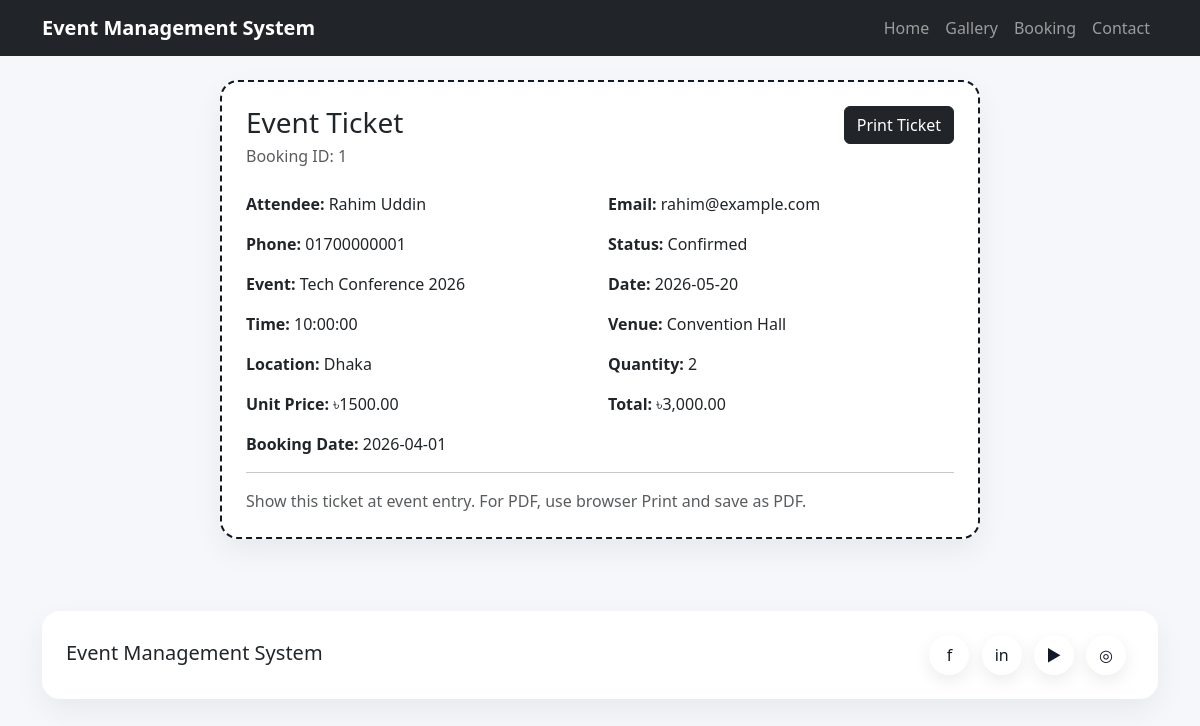
Page /ticket.php?booking_id=1 on the committed database.
### tables this page shows
CREATE TABLE bookings (
    id INT AUTO_INCREMENT PRIMARY KEY,
    event_id INT NOT NULL,
    attendee_id INT NOT NULL,
    booking_date DATE NOT NULL,
    quantity INT NOT NULL DEFAULT 1,
    status VARCHAR(50) NOT NULL DEFAULT 'Confirmed',
    CONSTRAINT fk_bookings_event FOREIGN KEY (event_id) REFERENCES events(id) ON DELETE CASCADE,
    CONSTRAINT fk_bookings_attendee FOREIGN KEY (attendee_id) REFERENCES attendees(id) ON DELETE CASCADE
);

CREATE TABLE attendees (
    id INT AUTO_INCREMENT PRIMARY KEY,
    name VARCHAR(120) NOT NULL,
    email VARCHAR(120) NOT NULL UNIQUE,
    phone VARCHAR(30) NOT NULL
);

CREATE TABLE events (
    id INT AUTO_INCREMENT PRIMARY KEY,
    title VARCHAR(150) NOT NULL,
    description TEXT,
    image_url VARCHAR(255) DEFAULT NULL,
    venue_id INT NOT NULL,
    event_date DATE NOT NULL,
    event_time TIME NOT NULL,
    capacity INT NOT NULL,
    ticket_price DECIMAL(10,2) NOT NULL DEFAULT 0,
    CONSTRAINT fk_events_venue FOREIGN KEY (venue_id) REFERENCES venues(id) ON DELETE CASCADE
);

CREATE TABLE venues (
    id INT AUTO_INCREMENT PRIMARY KEY,
    name VARCHAR(150) NOT NULL,
    location VARCHAR(255) NOT NULL,
    capacity INT NOT NULL
);

### ticket.php (the view)
<?php
require_once __DIR__ . '/config/database.php';
$booking_id = isset($_GET['booking_id']) ? intval($_GET['booking_id']) : 0;
$stmt = $pdo->prepare("SELECT b.*, e.title AS event_title, e.event_date, e.event_time, e.ticket_price, v.name AS venue_name, v.location, a.name AS attendee_name, a.email, a.phone
FROM bookings b
LEFT JOIN events e ON b.event_id = e.id
LEFT JOIN venues v ON e.venue_id = v.id
LEFT JOIN attendees a ON b.attendee_id = a.id
WHERE b.id = ?");
$stmt->execute([$booking_id]);
$ticket = $stmt->fetch(PDO::FETCH_ASSOC);
include __DIR__ . '/includes/header.php';
?>
<?php if($ticket): ?>
<div class="card p-4 ticket-card">
    <div class="d-flex justify-content-between align-items-start mb-4">
        <div>
            <h1 class="h3 mb-1">Event Ticket</h1>
            <p class="text-muted mb-0">Booking ID: <?= $ticket['id'] ?></p>
        </div>
        <button class="btn btn-dark" onclick="window.print()">Print Ticket</button>
    </div>
    <div class="row g-3">
        <div class="col-md-6"><strong>Attendee:</strong> <?= htmlspecialchars($ticket['attendee_name']) ?></div>
        <div class="col-md-6"><strong>Email:</strong> <?= htmlspecialchars($ticket['email']) ?></div>
        <div class="col-md-6"><strong>Phone:</strong> <?= htmlspecialchars($ticket['phone']) ?></div>
        <div class="col-md-6"><strong>Status:</strong> <?= htmlspecialchars($ticket['status']) ?></div>
        <div class="col-md-6"><strong>Event:</strong> <?= htmlspecialchars($ticket['event_title']) ?></div>
        <div class="col-md-6"><strong>Date:</strong> <?= htmlspecialchars($ticket['event_date']) ?></div>
        <div class="col-md-6"><strong>Time:</strong> <?= htmlspecialchars($ticket['event_time']) ?></div>
        <div class="col-md-6"><strong>Venue:</strong> <?= htmlspecialchars($ticket['venue_name']) ?></div>
        <div class="col-md-6"><strong>Location:</strong> <?= htmlspecialchars($ticket['location']) ?></div>
        <div class="col-md-6"><strong>Quantity:</strong> <?= htmlspecialchars($ticket['quantity']) ?></div>
        <div class="col-md-6"><strong>Unit Price:</strong> ৳<?= htmlspecialchars($ticket['ticket_price']) ?></div>
        <div class="col-md-6"><strong>Total:</strong> ৳<?= number_format($ticket['ticket_price'] * $ticket['quantity'], 2) ?></div>
        <div class="col-md-6"><strong>Booking Date:</strong> <?= htmlspecialchars($ticket['booking_date']) ?></div>
    </div>
    <hr>
    <p class="mb-0 text-muted">Show this ticket at event entry. For PDF, use browser Print and save as PDF.</p>
</div>
<?php else: ?>
<div class="card p-4 text-center"><h2 class="h4">Ticket not found</h2></div>
<?php endif; ?>
<?php include __DIR__ . '/includes/footer.php'; ?>

### assets/css/custom.css (style rules this page uses)
body { background:#f5f7fb }
.card { border:none;border-radius:18px;box-shadow:0 12px 30px rgba(0,0,0,.06) }
.ticket-card { max-width:760px;margin:auto;border:2px dashed #111827 }

### rows in the picture
bookings: id "1", attendee.name "Rahim Uddin", attendee.email "rahim@example.com", attendee.phone "01700000001", status "Confirmed", event.title "Tech Conference 2026", event.event_date "2026-05-20", event.event_time "10:00:00", venues.name "Convention Hall", venues.location "Dhaka", quantity "2", event.ticket_price "1500.00", $ticket['ticket_price'] * $ticket['quantity'] "3,000.00", booking_date "2026-04-01"
